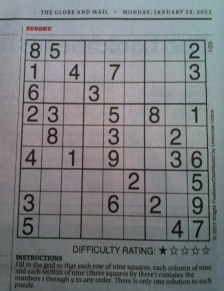
#> input picture A.I/07_OpenCV/img/sudoku.jpg, 224 x 291 px
$ jupyter execute 'Open CV_Hough.ipynb'   (shell and % lines are left out)   (text cells are left out)
#> lines starting #> are read from the running program, lines starting #| are printed output that depends on the picture; after the words box and inside, x2 and y2 are one past the last pixel; in counts of white or black regions, pixels touching at a corner belong together; pictures that were not available may be replaced by others from this repository, and a replacement may not be noted
[cell 1]
import cv2
import numpy as np
import matplotlib.pyplot as plt

[cell 2]
# 이미지를 그려줍니다.
img = np.zeros((500,500), np.uint8)
cv2.circle(img, (200, 200), 50, 255, 3)
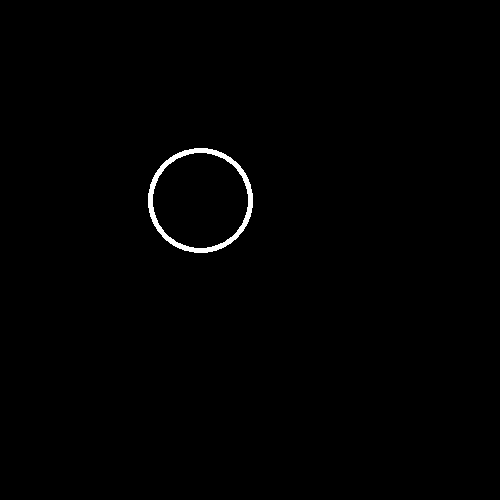
#> img: shape (500, 500); 0.64% white; 1 white region, box (x1, y1, x2, y2) and area: (148, 148, 253, 253) 1588
cv2.line(img, (100, 400), (400, 350), 255, 3)
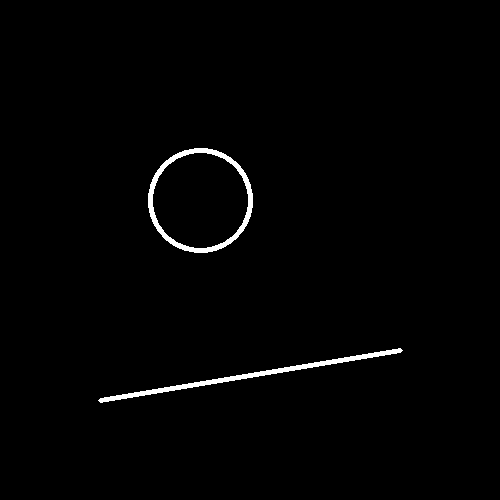
#> img: shape (500, 500); 1.2% white; 2 white regions, box (x1, y1, x2, y2) and area: (148, 148, 253, 253) 1588, (98, 348, 403, 403) 1463

[cell 3]
# 선을 검출합니다.
lines = cv2.HoughLinesP(img, 1, np.pi/180, 10, 100, 10)[0]
#> lines = [[99, 401, 384, 351]]

print('lines: ', lines)
#| lines:  [[ 99 401 384 351]]

[cell 4]
# 원을 검출합니다.
circles = cv2.HoughCircles(img, cv2.HOUGH_GRADIENT, 1, 15, param1=200, param2=30)[0]
#> circles = [[200.5, 200.5, 52.3]]

print(circles)
#| [[200.5 200.5  52.3]]

[cell 5]
#검출된 직선과 원을 그린다.
dbg_img = np.zeros((img.shape[0], img.shape[1], 3), np.uint8)

print(dbg_img)
#> (printed output is left out)

[cell 6]
# 선을 그려줍니다.
for x1, y1, x2, y2 in lines:
    print('Detected line: ({} {}) ({} {})'.format(x1, y1, x2, y2))
    cv2.line(dbg_img, (x1, y1), (x2, y2), (0, 255, 0), 2)

[cell 7]
# 원을 그려줍니다.
for c in circles:
    print('Detected circle: center = ({}, {}), radius = {}'.format(c[0],c[1],c[2]))
    cv2.circle(dbg_img, (c[0], c[1]), c[2], (0, 255, 0), 2)
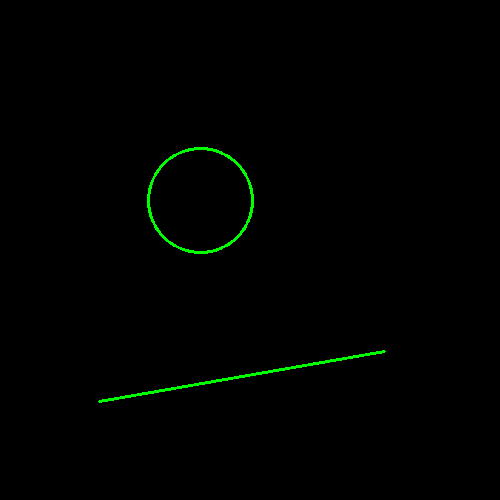
#> dbg_img: shape (500, 500, 3); mean of channels 0, 1, 2 0, 1.8, 0; drawn as B, G, R

[cell 8]
# 결과를 시각화합니다.
plt.figure(figsize=(8,10))

plt.subplot(121)
plt.title('original')
plt.axis('off')
plt.imshow(img, cmap='gray')

plt.subplot(122)
plt.title('detected primitives')
plt.axis('off')
plt.imshow(dbg_img)
plt.show()
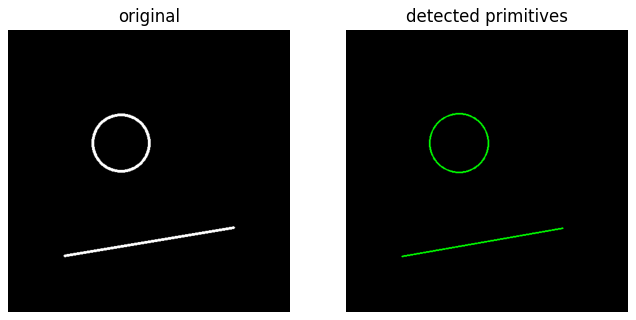
#> figure drawn by matplotlib, 2 panels

[cell 9]
import cv2
import numpy as np

[cell 10]
# 이미지를 불러옵니다.
img = cv2.imread('img/sudoku.jpg')
#> img is the input picture: shape (291, 224, 3); mean B, G, R 127.4, 124.5, 122.2

[cell 11]
# 이미지 복사본을 만듭니다.
img2 = img.copy()

[cell 12]
# 그레이 스케일로 변환합니다.
imgray = cv2.cvtColor(img, cv2.COLOR_BGR2GRAY)

[cell 13]
# 엣지를 검출합니다.
edges = cv2.Canny(imgray, 50, 200)
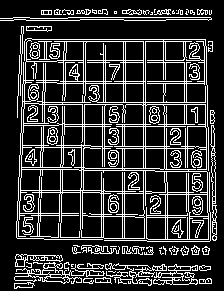
#> edges: shape (291, 224); 19.5% white in thin lines or dots

[cell 14]
# 확률 허프 변환을 적용합니다.
lines = cv2.HoughLinesP(edges, 1, np.pi/180, 10, None, 20, 2)
#> lines = 122 rows, first 6: [48, 147, 89, 147], [82, 141, 83, 39], [43, 151, 43, 129], [68, 17, 210, 17], [142, 217, 189, 217], [19, 167, 69, 167]

print('lines: ', lines)
#> (printed output is left out)

[cell 15]
# 검출된 선을 그려줍니다.
for line in lines:

    x1, y1, x2, y2 = line[0]
    cv2.line(img2, (x1, y1), (x2, y2), (0, 255, 0), 1)
#> this loop made 122 passes
#> (x1, y1, x2, y2) on passes 1 to 12: (48, 147, 89, 147), (82, 141, 83, 39), (43, 151, 43, 129), (68, 17, 210, 17), (142, 217, 189, 217), (19, 167, 69, 167), (38, 215, 40, 159), (32, 39, 205, 39), (145, 205, 145, 41), (115, 282, 147, 283), (56, 145, 90, 145), (186, 12, 211, 12)
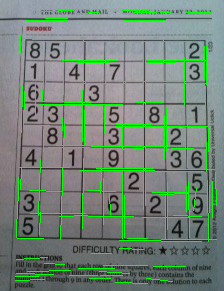
#> img2: shape (291, 224, 3); 8.1% of pixels changed, all inside (x1, y1, x2, y2) = (15, 10, 217, 284)

[cell 16]
# 사진을 합칩니다.
merged = np.hstack((img, img2))
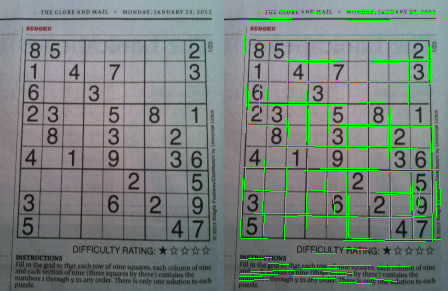
#> merged: shape (291, 448, 3); mean B, G, R 122.5, 130, 117.4

[cell 17]
# 결과를 도출합니다.
cv2.imshow('Probability hough line', merged)
cv2.waitKey()
cv2.destroyAllWindows()

[cell 18]
import cv2
import numpy as np

[cell 19]
# 비디오를 불러옵니다.
cap = cv2.VideoCapture('data/traffic.mp4')

print(cap)
#> (printed output is left out)

[cell 20]
#비디오 한프레임씩 읽기
_, frame = cap.read()
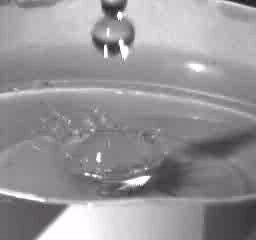
#> input picture frame 18 of A.I/07_OpenCV/data/drop.avi, 256 x 240 px, given in place of traffic.mp4, which was not available
#> frame is the input picture: shape (240, 256, 3); mean B, G, R 151.1, 148.7, 150.7

print(frame)
#> (printed output is left out)
